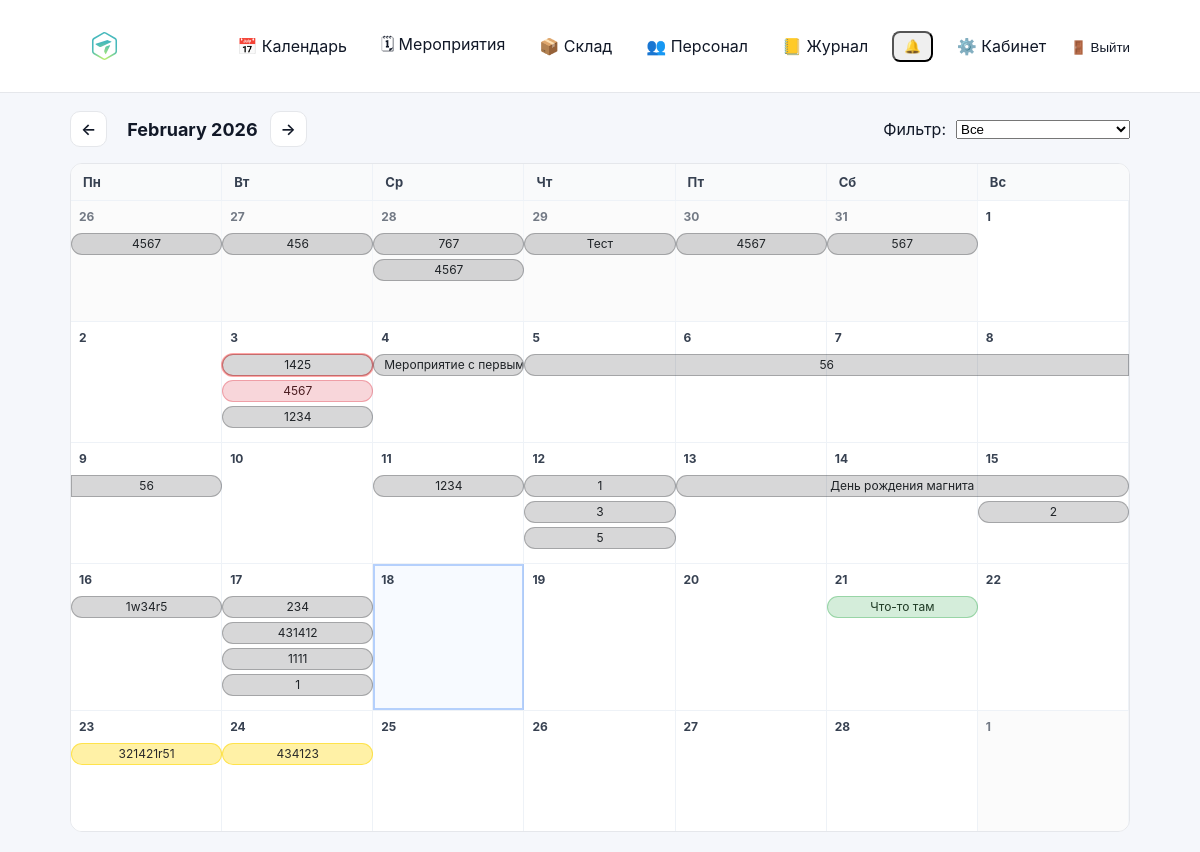
Before: /calendar/ (signed in) with the older database file.
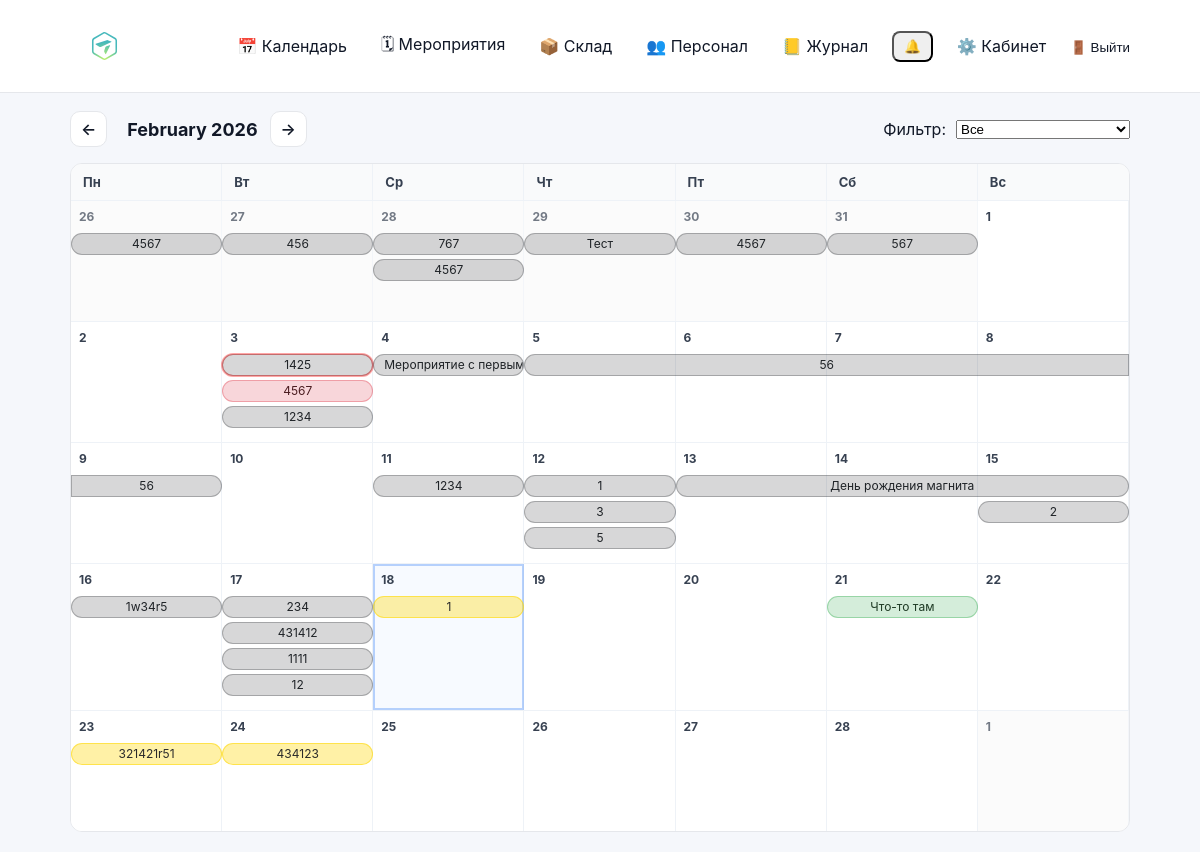
After: the same page with the newer database file.
### events/models.py (models this page shows, shortened)
class Event(models.Model):
    class Meta:
        permissions = [
            ("edit_event_card", "Can edit event card (dates/status/etc)"),
            ("edit_event_equipment", "Can edit event equipment (own/rented)"),
        ]
    STATUS_DRAFT = "draft"
    STATUS_CONFIRMED = "confirmed"
    STATUS_CANCELLED = "cancelled"
    STATUS_CLOSED = "closed"
    STATUS_CHOICES = (
        (STATUS_DRAFT, "Черновик"),
        (STATUS_CONFIRMED, "Подтверждено"),
        (STATUS_CANCELLED, "Отменено"),
        (STATUS_CLOSED, "Закрыто"),
    )
    name = models.CharField(max_length=200)
    start_date = models.DateField()
    end_date = models.DateField(blank=True, null=True)
    client = models.CharField(max_length=200, blank=True)
    location = models.CharField(max_length=200, blank=True)
    responsible = models.ForeignKey(
        User,
        on_delete=models.SET_NULL,
        null=True,
        related_name="events",
    )
    s_engineer = models.ForeignKey(
        User,
        on_delete=models.SET_NULL,
        null=True,
        blank=True,
        related_name="senior_events",
    )
    engineers = models.ManyToManyField(
        User,
        blank=True,
        related_name="engineer_events",
    )
    notes = models.TextField(blank=True, default="")
    is_deleted = models.BooleanField(default=False)
    deleted_at = models.DateTimeField(null=True, blank=True)
    status = models.CharField(
        max_length=20,
        choices=STATUS_CHOICES,
        default=STATUS_DRAFT,
    )
    created_at = models.DateTimeField(auto_now_add=True)

### events/views.py (the view)
# urls.py: path("calendar/", views.calendar_view, name="calendar"),
@login_required
def calendar_view(request: HttpRequest) -> HttpResponse:
    auto_close_past_events()
    year, month = _parse_year_month(request)
    cal_filter = (request.GET.get("filter") or "all").strip()
    if cal_filter not in {"all", "confirmed", "mine"}:
        cal_filter = "all"
    month_days = list(pycalendar.Calendar(firstweekday=0).monthdatescalendar(year, month))
    grid_start = month_days[0][0]
    grid_end = month_days[-1][-1]
    qs = (
        Event.objects.filter(is_deleted=False)
        .filter(start_date__lte=grid_end, end_date__gte=grid_start)
        .select_related("responsible", "s_engineer")
        .prefetch_related("engineers")
        .order_by("start_date", "id")
    )
    can_view_all = _can_view_all_events(request.user)
    if not can_view_all:
        qs = qs.filter(_participation_q(request.user)).distinct()
        cal_filter = "mine"
    if cal_filter == "confirmed":
        qs = qs.filter(status="confirmed")
    elif cal_filter == "mine":
        qs = qs.filter(_participation_q(request.user)).distinct()
    event_problem = {e.id: bool(calculate_shortages(e)) for e in qs}
    week_segments: dict[date, list[dict]] = {}
    for week in month_days:
        ws = week[0]
        we = week[-1]
        segs: list[dict] = []
        for e in qs:
            seg_start = max(e.start_date, ws, grid_start)
            seg_end = min(e.end_date, we, grid_end)
            if seg_end < seg_start:
                continue
            start_col = week.index(seg_start)
            end_col = week.index(seg_end)
            segs.append({
                "event": e,
                "start_col": start_col,
                "end_col": end_col,
                "span": (end_col - start_col + 1),
                "cont_left": e.start_date < ws,
                "cont_right": e.end_date > we,
                "has_problem": event_problem.get(e.id, False),
                "data_start": e.start_date.strftime("%Y-%m-%d"),
                "data_end": e.end_date.strftime("%Y-%m-%d"),
            })
        week_segments[ws] = _pack_lanes(segs)
    return render(request, "events/calendar.html", {
        "year": year,
        "month": month,
        "month_name": pycalendar.month_name[month],
        "month_days": month_days,
        "week_segments": week_segments,
        "filter": cal_filter,
        "can_create_event": can_edit_event_card(request.user),
        "can_view_all_events": can_view_all,
    })

### accounts/context_processors.py (called while the page is built)
def authz_flags(request):
    user = getattr(request, "user", None)
    return {
        "can_manage_staff": can_manage_staff(user),
        "can_edit_event_card": can_edit_event_card(user),
        "can_edit_event_equipment": can_edit_event_equipment(user),
        "can_edit_inventory": can_edit_inventory(user),
        "can_view_stock": can_view_stock(user),
    }

### accounts/permissions.py (called while the page is built)
def _ok(user) -> bool:
    return bool(user and user.is_authenticated)

def is_super(user) -> bool:
    return bool(_ok(user) and getattr(user, "is_superuser", False))

def can_manage_staff(user) -> bool:
    return is_super(user) or (_ok(user) and user.has_perm("accounts.manage_staff"))

def can_edit_inventory(user) -> bool:
    return is_super(user) or (_ok(user) and user.has_perm("inventory.manage_inventory"))

def can_view_stock(user) -> bool:
    return is_super(user) or (_ok(user) and (user.has_perm("inventory.manage_inventory") or user.has_perm("events.edit_event_card")))

def can_edit_event_card(user) -> bool:
    return is_super(user) or (_ok(user) and user.has_perm("events.edit_event_card"))

### events/templatetags/event_extras.py (called while the page is built)
@register.filter
def get_item(dictionary, key):
    if not dictionary:
        return []
    return dictionary.get(key, [])

### events/templates/events/calendar.html (shortened to what this page needs)
{% extends "base.html" %}
{% load event_extras %}
{% block content %}
{% now "Y-m-d" as today_str %}
<div class="cal-head">
  <div style="display:flex; align-items:center; gap:12px;">
    {% if month > 1 %}
      <a class="btn-secondary" href="?year={{ year }}&month={{ month|add:"-1" }}&filter={{ filter }}">←</a>
    {% else %}
      <a class="btn-secondary" href="?year={{ year|add:"-1" }}&month=12&filter={{ filter }}">←</a>
    {% endif %}
    <strong style="font-size:18px;">{{ month_name }} {{ year }}</strong>
    {% if month < 12 %}
      <a class="btn-secondary" href="?year={{ year }}&month={{ month|add:"1" }}&filter={{ filter }}">→</a>
    {% else %}
      <a class="btn-secondary" href="?year={{ year|add:"1" }}&month=1&filter={{ filter }}">→</a>
    {% endif %}
  </div>
  <form method="get" style="display:flex; align-items:center; gap:10px;">
    <label class="muted" for="filter" style="white-space:nowrap;">Фильтр:</label>
    <select id="filter" name="filter" onchange="this.form.submit()">
      <option value="all" {% if filter == "all" %}selected{% endif %}>Все</option>
    </select>
  </form>
</div>
<div class="cal-wrap">
  <div class="cal-weekdays">
    <div>Пн</div><div>Вт</div><div>Ср</div><div>Чт</div><div>Пт</div><div>Сб</div><div>Вс</div>
  </div>
  {% for week in month_days %}
    <div class="cal-week">
      {% for day in week %}
        <div class="cal-day
                    {% if day.month != month %}other-month{% endif %}
                    {% if day|date:'Y-m-d' == today_str %}today{% endif %}"
             data-day="{{ day|date:'Y-m-d' }}">
          <div class="cal-day-number">{{ day.day }}</div>
        </div>
      {% endfor %}
      <div class="cal-bars">
        {% for seg in week_segments|get_item:week.0 %}
          <div
            class="event-bar
                   status-{{ seg.event.status }}
                   {% if seg.has_problem %}has-problem{% endif %}
                   {% if seg.cont_left %}cont-left{% endif %}
                   {% if seg.cont_right %}cont-right{% endif %}"
            style="--start: {{ seg.start_col }}; --span: {{ seg.span }}; --lane: {{ seg.lane }};"
            draggable="{% if can_create_event %}true{% else %}false{% endif %}"
            data-event-id="{{ seg.event.id }}"
            data-event-name="{{ seg.event.name|escapejs }}"
            data-start="{{ seg.data_start }}"
            data-end="{{ seg.data_end }}"
            data-status="{{ seg.event.status|escapejs }}"
            data-notes="{{ seg.event.notes|default:''|escapejs }}"
            title="{{ seg.event.name }} · {{ seg.event.start_date|date:'d.m.Y' }} – {{ seg.event.end_date|date:'d.m.Y' }} · {{ seg.event.get_status_display }}"
          >
            <a href="{% url 'event_detail' seg.event.id %}?year={{ year }}&month={{ month }}" onclick="return false;">
              {{ seg.event.name }}
            </a>
          </div>
        {% endfor %}
      </div>
    </div>
  {% endfor %}
</div>
{% endblock %}

Changed rows visible on the page:
added Event: event.name "12"
changed Event (number 24 of 27 on the later page): start_date "2026-02-17" → "2026-02-18" (drawn)
